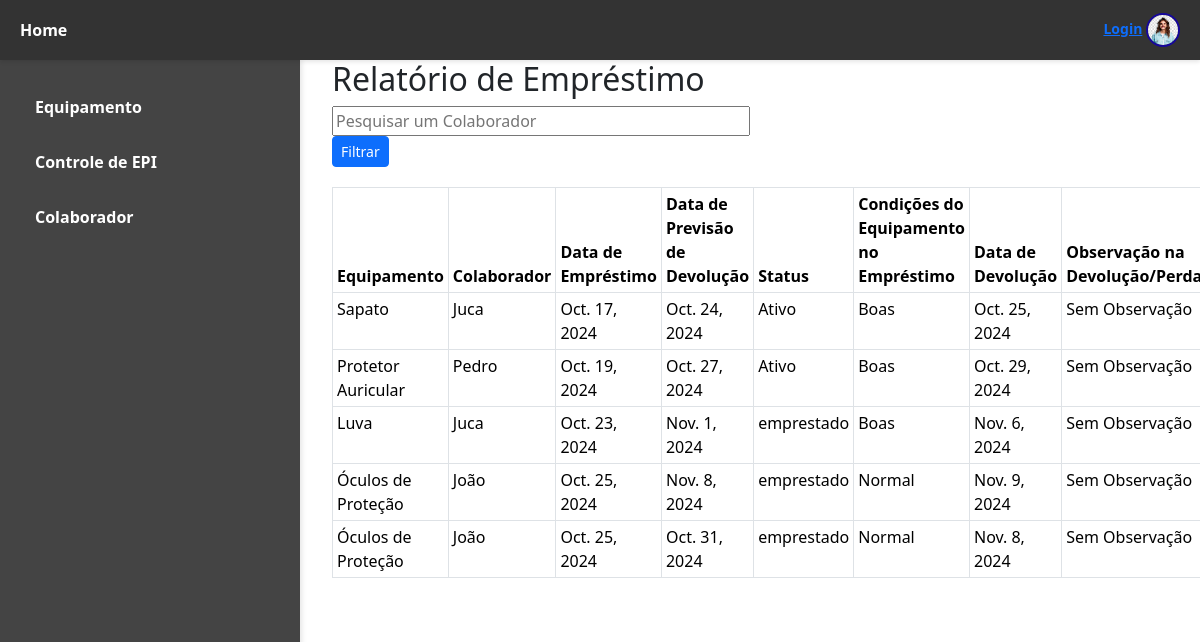
Before: /listar_acao/ with the older database file.
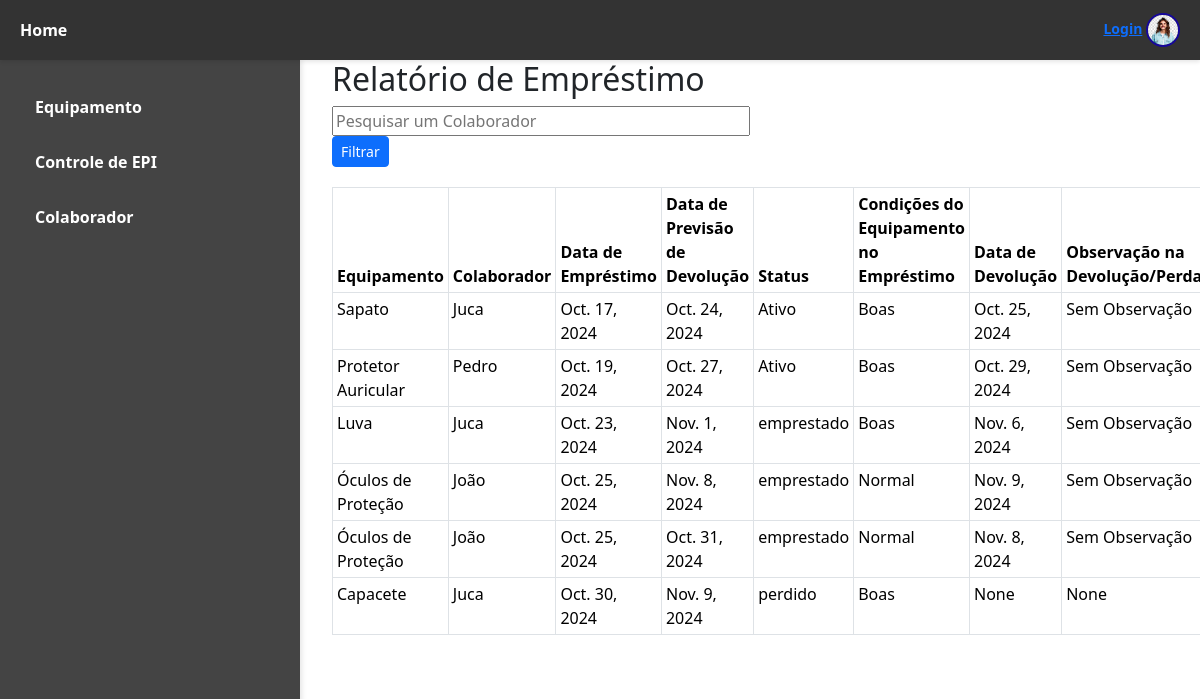
After: the same page with the newer database file.
### epi/models.py (models this page shows, shortened)
class Registro(models.Model):
        equipamento = models.ForeignKey(Equipamento, on_delete=models.CASCADE)
        colaborador = models.ForeignKey(Colaborador, on_delete=models.CASCADE)
        data_emprestimo = models.DateField()
        previsao_devolucao = models.DateField()
        status = models.CharField(max_length=100, default='Em Preparação')
        condicoes = models.CharField(max_length=100)
        data_devolucao = models.DateField(null=True)
        observacao = models.CharField(max_length=100, null=True)

### epi/views.py (the view)
# urls.py: path('listar_acao/', views.listar_acao, name='listar_acao'),
def listar_acao(request):
    values = Registro.objects.all()
    pesquisa = request.GET.get('nome_colaborador')
    if pesquisa:
        values = values.filter(colaborador__nome__icontains=pesquisa)
    colaborador = request.GET.get('colaborador')
    equipamento = request.GET.get('equipamento')
    data_emprestimo = request.GET.get('data_emprestimo')
    previsaodevolucao = request.GET.get('previsaodevolucao')
    status = request.GET.get('status')
    condicoes = request.GET.get('condicoes')
    data_devolucao = request.GET.get('data_devolucao')
    observacao = request.GET.get('observacao')
    if colaborador:
        values = values.filter(colaborador__nome__icontains=colaborador)
    if equipamento:
        values = values.filter(equipamento__nome__icontains=equipamento)
    if data_emprestimo:
        values = values.filter(data_emprestimo__icontains=data_emprestimo)
    if previsaodevolucao:
        values = values.filter(previsao_devolucao__icontains=previsaodevolucao)
    if status:
        values = values.filter(status__icontains=status)
    if condicoes:
        values = values.filter(condicoes__icontains=condicoes)
    if data_devolucao:
        values = values.filter(data_devolucao__icontains=data_devolucao)
    if observacao:
        values = values.filter(observacao__icontains=observacao)
    filtered_values = values.values('equipamento__nome', 'colaborador__nome', 'data_emprestimo', 'previsao_devolucao', 'status', 'condicoes', 'data_devolucao', 'observacao')if values.exists() else []
    return render(request, 'epi/globals/listar_acao.html', {'acoes': filtered_values})

### epi/templates/epi/globals/listar_acao.html (shortened to what this page needs)
{% extends "epi/index.html" %}
{% block content %}
<div class="container" style="text-align: left;">
    <h2>Relatório de Empréstimo</h2>
    <form method="get" style="width: 50%; margin-bottom: 20px;">
        <input type="text" name="nome_colaborador" placeholder="Pesquisar um Colaborador" value="{{ request.GET.nome_colaborador }}" style="width: 100%;">
        <button type="submit" class="btn btn-primary btn-sm">Filtrar</button>
    </form>
    <table class="table table-bordered table-sm" style="width: 100%;">
        <thead>
            <tr>
                <th>Equipamento</th>
                <th>Colaborador</th>
                <th>Data de Empréstimo</th>
                <th>Data de Previsão de Devolução</th>
                <th>Status</th>
                <th>Condições do Equipamento no Empréstimo</th>
                <th>Data de Devolução</th>
                <th>Observação na Devolução/Perda</th>
            </tr>
        </thead>
        <tbody>
            {% for acao in acoes %}
            <tr>
                <td>{{ acao.equipamento__nome }}</td>
                <td>{{ acao.colaborador__nome }}</td>
                <td>{{ acao.data_emprestimo }}</td>
                <td>{{ acao.previsao_devolucao }}</td>
                <td>{{ acao.status }}</td>
                <td>{{ acao.condicoes }}</td>
                <td>{{ acao.data_devolucao }}</td>
                <td>{{ acao.observacao }}</td>
            </tr>
            {% empty %}
            <tr>
                <td colspan="8">Nenhum equipamento encontrado.</td>
            </tr>
            {% endfor %}
        </tbody>
    </table>
</div>
{% endblock %}

Changed rows visible on the page:
added Registro: equipamento__nome "Capacete", colaborador__nome "Juca", data_emprestimo "Oct. 30, 2024", previsao_devolucao "Nov. 9, 2024", status "perdido", condicoes "Boas", data_devolucao "None", observacao "None"
